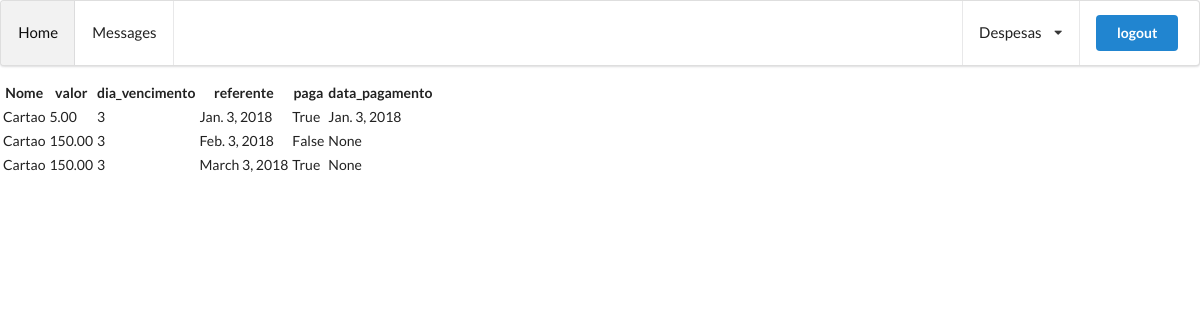
The page /despesa/17/contas/cadastro/sucesso/ (signed in) on the database its author committed.
### www/models.py (models this page shows, shortened)
class Conta(models.Model):
    despesa = models.ForeignKey(Despesa, on_delete=models.CASCADE)
    valor = models.DecimalField(max_digits=12, decimal_places=2, validators=[MinValueValidator(0)])
    dia_vencimento = models.PositiveIntegerField(choices=dias_vemcimento)
    data_criacao = models.DateTimeField(auto_now_add=True)
    referente = models.DateField()
    paga = models.BooleanField(default=False)
    data_pagamento = models.DateField(null=True, blank=True)
    data_alteracao_pagamento = models.DateTimeField(null=True, blank=True)
    observacao = models.TextField(blank=True)

class Despesa(models.Model):
    nome = models.CharField(max_length=40)
    valor = models.DecimalField(max_digits=12, decimal_places=2, validators=[MinValueValidator(0)])
    dia_vencimento = models.PositiveIntegerField(choices=dias_vemcimento)
    mes_inicio = models.PositiveIntegerField(blank=True, null=True, validators=[MinValueValidator(0), MaxValueValidator(12)])
    mes_termino = models.PositiveIntegerField(blank=True, null=True, validators=[MinValueValidator(1), MaxValueValidator(12)])
    cor = models.CharField(max_length=10, blank=True)
    icone = models.CharField(max_length=15, blank=True)
    categoria = models.CharField(max_length=21, blank=True)
    data_criacao = models.DateTimeField(auto_now_add=True)
    periodica = models.BooleanField(default=False)
    repeticao_anual = models.BooleanField(default=False)
    observacao = models.TextField(blank=True)
    usuario = models.ForeignKey(User, on_delete=models.PROTECT)
    pendente_cadastro_conta = models.BooleanField(default=True)

### www/views.py (the view)
# urls.py: path('despesa/<int:despesa_id>/contas/cadastro/sucesso/', views.contas_cadastradas_sucesso, name='contas_cadastradas_sucesso'),
@login_required
def contas_cadastradas_sucesso(request, despesa_id):
    contas = Conta.objects.filter(despesa=despesa_id, despesa__usuario=request.user)
    if contas:
        return render(request, 'contas_cadastradas_sucesso.html', {'contas': contas})
    else:
        return HttpResponse('Operaçao nao disponivel')

### www/templates/contas_cadastradas_sucesso.html (shortened to what this page needs)
{% extends 'base.html' %}
{% block content %}
{% load staticfiles %}
<table>
    <tr>
        <th>Nome</th>
        <th>valor</th>
        <th>dia_vencimento</th>
        <th>referente</th>
        <th>paga</th>
        <th>data_pagamento</th>
    </tr>
    {% for conta in contas %}
    <tr data-despesa="{% url 'listar_contas_depesa' conta.despesa.id %}" class="despesa">
        <td>{{conta.despesa.nome}}</td>
        <td>{{conta.valor}}</td>
        <td>{{conta.dia_vencimento}}</td>
        <td>{{conta.referente}}</td>
        <td>{{conta.paga}}</td>
        <td>{{conta.data_pagamento}}</td>
    </tr>
    {% endfor %}
</table>
{% endblock %}

### rows shown on the page
Conta: despesa.nome "Cartao", valor "5.00", dia_vencimento "3", referente "Jan. 3, 2018", paga "True", data_pagamento "Jan. 3, 2018"
Conta: despesa.nome "Cartao", valor "150.00", dia_vencimento "3", referente "Feb. 3, 2018", paga "False", data_pagamento "None"
Conta: despesa.nome "Cartao", valor "150.00", dia_vencimento "3", referente "March 3, 2018", paga "True", data_pagamento "None"
